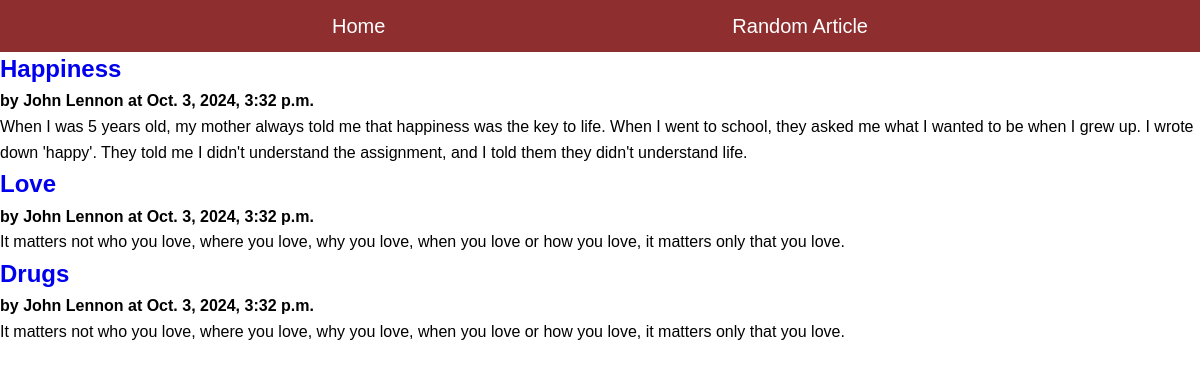
/blog/show_all, run on the app's committed database.
### blog/models.py (models this page shows, shortened)
class Article(models.Model):
    title = models.TextField(blank=False)
    author = models.TextField(blank=False)
    text = models.TextField(blank=False)
    published = models.DateTimeField(auto_now=True)

### blog/views.py (the view)
# urls.py: path('show_all', ShowAllView.as_view(), name='show_all_a'), #generic class-based view
class ShowAllView(ListView):
    model = Article #retrieve objects of type article from db
    template_name = 'blog/show_all.html'
    context_object_name = 'articles' #how to find the data in the template files

### blog/templates/blog/show_all.html (shortened to what this page needs)
{% extends 'blog/base.html' %}
{% block content %}
<main class="grid-container">
    {% for a in articles %}
    <article>
        <div>
        <h2> <a href="{% url 'article' a.pk %}">{{a.title}}</a></h2>
        <strong>by {{a.author}} at {{a.published}}</strong>
        <p>
        {{a.text}}
        </p>
        </div>
    </article>
    {% endfor %}
</main>
{% endblock %}

### static/styles3.css (style rules this page uses)
* { margin: 0; padding: 0; box-sizing: border-box; justify-content: center; align-items: center; text-decoration: none; }
body { font-family: Arial, Helvetica, sans-serif; line-height: 1.6; }

### data on the page
Article: title "Happiness", author "John Lennon", published "Oct. 3, 2024, 3:32 p.m.", text "When I was 5 years old, my mother always told me that happiness was the key to life. When I went to school, they asked me what I wanted to be when I grew up. I wrote down 'happy'. They told me I didn't understand the assignment, and I told them they didn't understand life."
Article: title "Love", author "John Lennon", published "Oct. 3, 2024, 3:32 p.m.", text "It matters not who you love, where you love, why you love, when you love or how you love, it matters only that you love."
Article: title "Drugs", author "John Lennon", published "Oct. 3, 2024, 3:32 p.m.", text "It matters not who you love, where you love, why you love, when you love or how you love, it matters only that you love."
